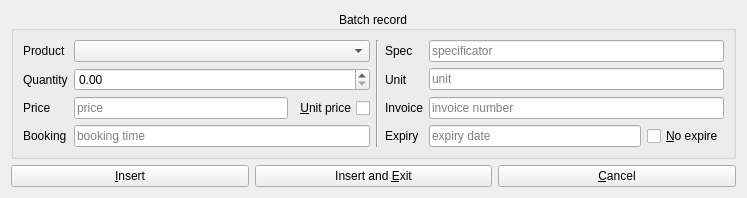
<?xml version="1.0" encoding="UTF-8"?>
<ui version="4.0">
 <class>BRWidget</class>
 <widget class="QWidget" name="BRWidget">
  <property name="geometry">
   <rect>
    <x>0</x>
    <y>0</y>
    <width>747</width>
    <height>182</height>
   </rect>
  </property>
  <layout class="QVBoxLayout" name="verticalLayout">
   <item>
    <widget class="QGroupBox" name="groupBox">
     <property name="title">
      <string>Batch record</string>
     </property>
     <property name="alignment">
      <set>Qt::AlignCenter</set>
     </property>
     <layout class="QGridLayout" name="gridLayout" rowstretch="0,0,0,0">
      <item row="2" column="3">
       <widget class="QLabel" name="label_invoice">
        <property name="text">
         <string>Invoice</string>
        </property>
       </widget>
      </item>
      <item row="3" column="4">
       <layout class="QHBoxLayout" name="horizontalLayout_2">
        <item>
         <widget class="DateInput" name="edit_expiry">
          <property name="placeholderText">
           <string>expiry date</string>
          </property>
         </widget>
        </item>
        <item>
         <widget class="QCheckBox" name="check_inf">
          <property name="text">
           <string>&amp;No expire</string>
          </property>
         </widget>
        </item>
       </layout>
      </item>
      <item row="1" column="4">
       <widget class="UnitInput" name="edit_unit">
        <property name="placeholderText">
         <string>unit</string>
        </property>
       </widget>
      </item>
      <item row="0" column="3">
       <widget class="QLabel" name="label_name">
        <property name="text">
         <string>Spec</string>
        </property>
       </widget>
      </item>
      <item row="1" column="3">
       <widget class="QLabel" name="label_unit">
        <property name="text">
         <string>Unit</string>
        </property>
       </widget>
      </item>
      <item row="2" column="0">
       <widget class="QLabel" name="label_price">
        <property name="text">
         <string>Price</string>
        </property>
       </widget>
      </item>
      <item row="1" column="1">
       <widget class="QDoubleSpinBox" name="spin_qty">
        <property name="maximum">
         <double>999999.000000000000000</double>
        </property>
       </widget>
      </item>
      <item row="3" column="3">
       <widget class="QLabel" name="label_expiry">
        <property name="text">
         <string>Expiry</string>
        </property>
       </widget>
      </item>
      <item row="1" column="0">
       <widget class="QLabel" name="label_qty">
        <property name="text">
         <string>Quantity</string>
        </property>
       </widget>
      </item>
      <item row="3" column="0">
       <widget class="QLabel" name="label_book">
        <property name="text">
         <string>Booking</string>
        </property>
       </widget>
      </item>
      <item row="3" column="1">
       <widget class="DateInput" name="edit_book">
        <property name="placeholderText">
         <string>booking time</string>
        </property>
       </widget>
      </item>
      <item row="0" column="1">
       <widget class="QComboBox" name="combo_products">
        <property name="insertPolicy">
         <enum>QComboBox::NoInsert</enum>
        </property>
       </widget>
      </item>
      <item row="0" column="0">
       <widget class="QLabel" name="label_products">
        <property name="text">
         <string>Product</string>
        </property>
       </widget>
      </item>
      <item row="2" column="1">
       <layout class="QHBoxLayout" name="horizontalLayout">
        <item>
         <widget class="PriceInput" name="edit_price">
          <property name="placeholderText">
           <string>price</string>
          </property>
         </widget>
        </item>
        <item>
         <widget class="QCheckBox" name="check_uprice">
          <property name="layoutDirection">
           <enum>Qt::RightToLeft</enum>
          </property>
          <property name="text">
           <string>&amp;Unit price</string>
          </property>
         </widget>
        </item>
       </layout>
      </item>
      <item row="0" column="4">
       <widget class="TextInput" name="edit_spec">
        <property name="placeholderText">
         <string>specificator</string>
        </property>
       </widget>
      </item>
      <item row="2" column="4">
       <widget class="TextInput" name="edit_invoice">
        <property name="placeholderText">
         <string>invoice number</string>
        </property>
       </widget>
      </item>
      <item row="0" column="2" rowspan="4">
       <widget class="Line" name="line">
        <property name="orientation">
         <enum>Qt::Vertical</enum>
        </property>
       </widget>
      </item>
     </layout>
    </widget>
   </item>
   <item>
    <layout class="QHBoxLayout" name="horizontalLayout_3">
     <item>
      <widget class="QPushButton" name="action_addnext">
       <property name="text">
        <string>&amp;Insert</string>
       </property>
      </widget>
     </item>
     <item>
      <widget class="QPushButton" name="action_addexit">
       <property name="text">
        <string>Insert and &amp;Exit</string>
       </property>
      </widget>
     </item>
     <item>
      <widget class="QPushButton" name="action_cancel">
       <property name="text">
        <string>&amp;Cancel</string>
       </property>
      </widget>
     </item>
    </layout>
   </item>
  </layout>
 </widget>
 <customwidgets>
  <customwidget>
   <class>DateInput</class>
   <extends>QLineEdit</extends>
   <header>DateInput.h</header>
  </customwidget>
  <customwidget>
   <class>TextInput</class>
   <extends>QLineEdit</extends>
   <header>TextInput.h</header>
  </customwidget>
  <customwidget>
   <class>PriceInput</class>
   <extends>QLineEdit</extends>
   <header>PriceInput.h</header>
  </customwidget>
  <customwidget>
   <class>UnitInput</class>
   <extends>QLineEdit</extends>
   <header>UnitInput.h</header>
  </customwidget>
 </customwidgets>
 <tabstops>
  <tabstop>combo_products</tabstop>
  <tabstop>edit_spec</tabstop>
  <tabstop>spin_qty</tabstop>
  <tabstop>edit_unit</tabstop>
  <tabstop>edit_price</tabstop>
  <tabstop>check_uprice</tabstop>
  <tabstop>edit_invoice</tabstop>
  <tabstop>edit_book</tabstop>
  <tabstop>edit_expiry</tabstop>
  <tabstop>check_inf</tabstop>
  <tabstop>action_addnext</tabstop>
  <tabstop>action_addexit</tabstop>
  <tabstop>action_cancel</tabstop>
 </tabstops>
 <resources/>
 <connections/>
</ui>
